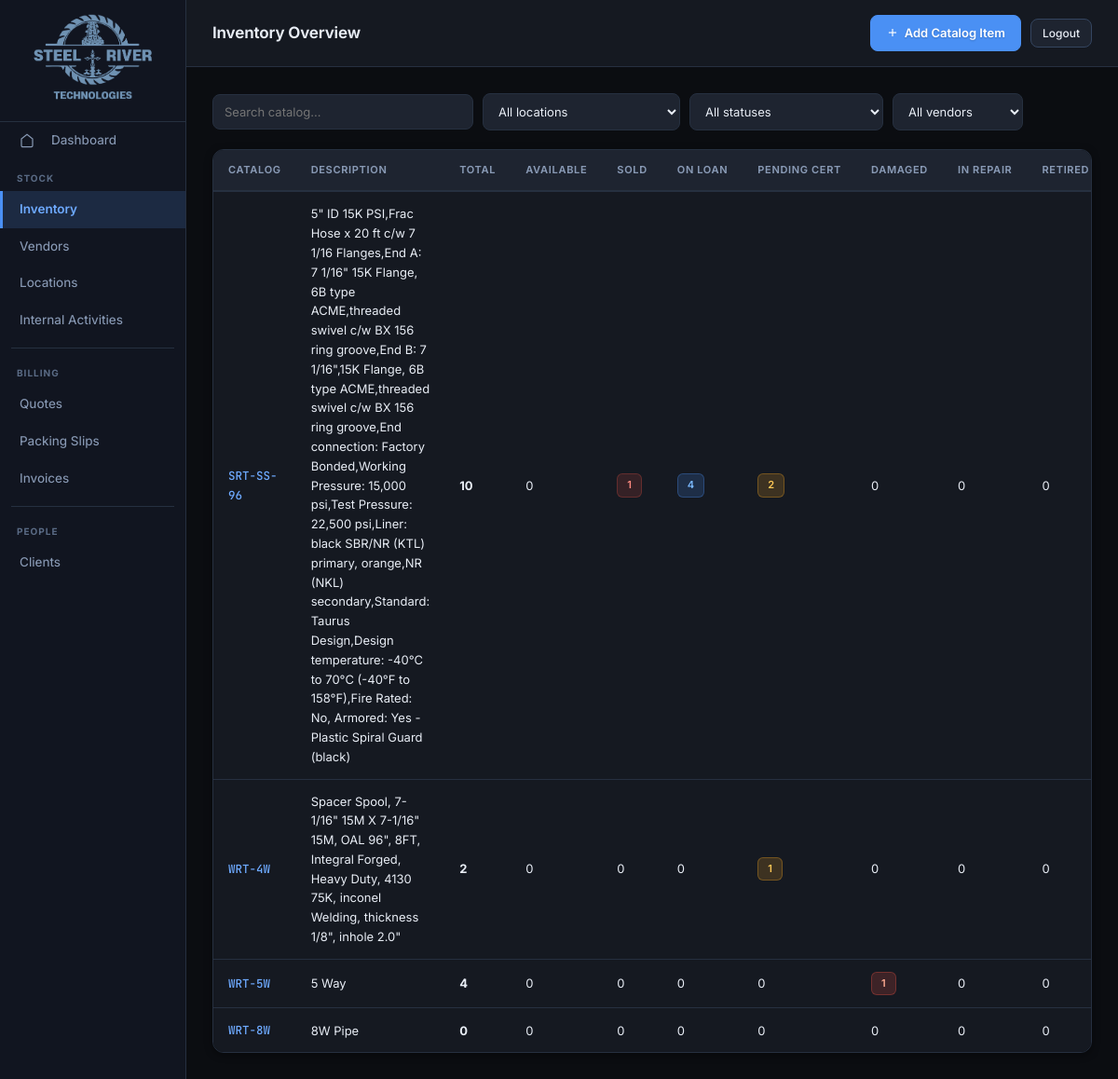
Screenshot of /inventory/ with the database file from the repository.
### tables this page shows
CREATE TABLE PartNumber (
    parts_number    TEXT PRIMARY KEY,
    description     TEXT,
    cost_price      REAL,
    resale_price    REAL,
    rental_price    REAL,
    weight          REAL,
    dimensions      TEXT,
    vendor_name     TEXT REFERENCES Vendor(name)
, created_by TEXT, created_at TEXT, modified_by TEXT, modified_at TEXT);

### app/routes/inventory.py (the view)
@router.get("/", response_class=HTMLResponse)
def inventory_overview(
    request: Request,
    search: str = "",
    location: str = "",
    status: str = "",
    vendor: str = "",
):
    db = get_db()
    q = """
        SELECT
            pn.parts_number,
            pn.description,
            pn.cost_price,
            pn.resale_price,
            pn.rental_price,
            v.name as vendor_name,
            COUNT(p.serial_number) as total_products,
            SUM(CASE WHEN p.status = 'In Stock' THEN 1 ELSE 0 END) as available_count,
            SUM(CASE WHEN p.status = 'Sold' THEN 1 ELSE 0 END) as sold_count,
            SUM(CASE WHEN p.status = 'On Loan' THEN 1 ELSE 0 END) as on_loan_count,
            SUM(CASE WHEN p.status = 'Pending Cert' THEN 1 ELSE 0 END) as pending_count,
            SUM(CASE WHEN p.status = 'Damaged' THEN 1 ELSE 0 END) as damaged_count,
            SUM(CASE WHEN p.status = 'In Repair' THEN 1 ELSE 0 END) as in_repair_count,
            SUM(CASE WHEN p.status = 'Retired / Decommissioned' THEN 1 ELSE 0 END) as retired_count,
            SUM(CASE WHEN p.status = 'Lost' THEN 1 ELSE 0 END) as lost_count,
            GROUP_CONCAT(DISTINCT p.location) as locations
        FROM PartNumber pn
        LEFT JOIN Product p ON pn.parts_number = p.parts_number
        LEFT JOIN Vendor v ON pn.vendor_name = v.name
        WHERE 1=1
    """
    args = []
    if search:
        q += " AND pn.parts_number LIKE ?"
        args.append(f"%{search}%")
    if location:
        q += " AND p.location LIKE ?"
        args.append(f"%{location}%")
    if status:
        q += " AND p.status = ?"
        args.append(status)
    if vendor:
        q += " AND v.name = ?"
        args.append(vendor)
    q += " GROUP BY pn.parts_number ORDER BY pn.parts_number"
    partnumbers = db.execute(q, args).fetchall()
    vendors = db.execute("SELECT * FROM Vendor ORDER BY name").fetchall()
    locations = db.execute("SELECT * FROM Location ORDER BY name").fetchall()
    db.close()
    return templates.TemplateResponse(
        "inventory/list.html",
        {
            "request": request,
            "partnumbers": partnumbers,
            "vendors": vendors,
            "locations": locations,
            "status_options": get_status_options(),
            "search": search,
            "filter_location": location,
            "filter_status": status,
            "filter_vendor": vendor,
        },
    )

### app/templates/inventory/list.html (shortened to what this page needs)
{% extends "base.html" %}
{% block page_title %}Inventory Overview{% endblock %}
{% set active = "inventory" %}
{% block topbar_actions %}
<a href="/inventory/part-number/new" class="btn btn-primary">
  <svg viewBox="0 0 24 24"><line x1="12" y1="5" x2="12" y2="19"/><line x1="5" y1="12" x2="19" y2="12"/></svg>
  Add Catalog Item
</a>
{% endblock %}
{% block content %}
<form method="get" class="search-bar" id="filter-form">
  <input type="text" name="search" placeholder="Search catalog…" value="{{ search }}">
  <select name="location" id="filter-location">
    <option value="">All locations</option>
  </select>
  <select name="status" id="filter-status">
    <option value="">All statuses</option>
  </select>
  <select name="vendor" id="filter-vendor">
    <option value="">All vendors</option>
  </select>
</form>
{% if partnumbers %}
<div class="table-wrap">
<table>
  <thead>
    <tr>
      <th>Catalog</th>
      <th>Description</th>
      <th>Total</th>
      <th>Available</th>
      <th>Sold</th>
      <th>On Loan</th>
      <th>Pending Cert</th>
      <th>Damaged</th>
      <th>In Repair</th>
      <th>Retired</th>
    </tr>
  </thead>
  <tbody>
    {% for pn in partnumbers %}
    <tr>
      <td><a href="/inventory/part-number/{{ pn.parts_number }}" class="doc-num">{{ pn.parts_number }}</a></td>
      <td>{{ pn.description or "—" }}</td>
      <td><strong>{{ pn.total_products or 0 }}</strong></td>
      <td>
        {% if pn.available_count > 0 %}
        <span class="badge badge-available">{{ pn.available_count }}</span>
        {% else %}{{ pn.available_count or 0 }}{% endif %}
      </td>
      <td>
        {% if pn.sold_count > 0 %}
        <span class="badge badge-sold">{{ pn.sold_count }}</span>
        {% else %}{{ pn.sold_count or 0 }}{% endif %}
      </td>
      <td>
        {% if pn.on_loan_count > 0 %}
        <span class="badge badge-on-loan">{{ pn.on_loan_count }}</span>
        {% else %}{{ pn.on_loan_count or 0 }}{% endif %}
      </td>
      <td>
        {% if pn.pending_count > 0 %}
        <span class="badge badge-pending">{{ pn.pending_count }}</span>
        {% else %}{{ pn.pending_count or 0 }}{% endif %}
      </td>
      <td>
        {% if pn.damaged_count > 0 %}
        <span class="badge badge-damaged">{{ pn.damaged_count }}</span>
        {% else %}{{ pn.damaged_count or 0 }}{% endif %}
      </td>
      <td>
        {% if pn.in_repair_count > 0 %}
        <span class="badge badge-in-repair">{{ pn.in_repair_count }}</span>
        {% else %}{{ pn.in_repair_count or 0 }}{% endif %}
      </td>
      <td>
        {% if pn.retired_count > 0 %}
        <span class="badge badge-retired">{{ pn.retired_count }}</span>
        {% else %}{{ pn.retired_count or 0 }}{% endif %}
      </td>
    </tr>
    {% endfor %}
  </tbody>
</table>
</div>
{% else %}
<div class="empty-state">
  No catalog items found.
  <a href="/inventory/part-number/new" style="color:var(--accent)">Add one →</a>
</div>
{% endif %}
{% endblock %}

### app/static/css/main.css (style rules this page uses)
:root { --bg: #0b0d11; --surface: #151921; --surface2: #1e2430; --surface3: #283040; --surface-hover:#263040; --sidebar-bg: #111520; --sidebar-hover:#1a2235; --sidebar-active:#1c2a42; --border: #263040; --border2: #344560; --border-light:#45567a; --text: #e8edf5; --text2: #8899b4; --text3: #5a6b85; --text-muted: #3d4e68; --accent: #4a90f4; --accent2: #6eaaff; --accent-bg: rgba(74, 144, 244, 0.12); --accent-border:rgba(74, 144, 244, 0.35); --red: #f05545; --red-soft: #ff8a80; --red-bg: rgba(240, 85, 69, 0.12); --green: #2ecc71; --green-soft: #7defa0; --green-bg: rgba(46, 204, 113, 0.12); --amber: #f5a623; --amber-soft: #ffd166; --amber-bg: rgba(245, 166, 35, 0.12); --purple: #b07af5; --purple-bg: rgba(176, 122, 245, 0.12); --cyan: #26d9e6; --cyan-bg: rgba(38, 217, 230, 0.12); --font: 'Inter', system-ui, -apple-system, sans-serif; --mono: 'JetBrains Mono', 'Consolas', monospace; --radius: 8px; --radius-lg: 12px; --radius-xl: 16px; --shadow: 0 2px 8px rgba(0,0,0,0.4); --shadow-lg: 0 8px 24px rgba(0,0,0,0.5); --shadow-glow: 0 0 24px rgba(74, 144, 244, 0.15); --transition-fast: 0.15s cubic-bezier(0.4, 0, 0.2, 1); --transition: 0.2s cubic-bezier(0.4, 0, 0.2, 1); }
*, *::before, *::after { box-sizing: border-box; margin: 0; padding: 0; }
html, body { height: 100%; background: var(--bg); color: var(--text); font-family: var(--font); font-size: 14px; line-height: 1.6; -webkit-font-smoothing: antialiased; -moz-osx-font-smoothing: grayscale; }
a { color: var(--accent2); text-decoration: none; transition: color var(--transition-fast); }
.btn { display: inline-flex; align-items: center; gap: 6px; padding: 8px 16px; font-size: 13px; font-family: var(--font); font-weight: 500; border-radius: var(--radius); cursor: pointer; border: 1px solid var(--border2); background: var(--surface2); color: var(--text); text-decoration: none; transition: all var(--transition); white-space: nowrap; }
.btn-primary { background: var(--accent); border-color: var(--accent); color: #fff; font-weight: 600; text-shadow: 0 1px 2px rgba(0,0,0,0.2); }
.btn svg { width: 14px; height: 14px; stroke: currentColor; fill: none; stroke-width: 2; }
.table-wrap { overflow-x: auto; border: 1px solid var(--border); border-radius: var(--radius-lg); background: var(--surface); box-shadow: var(--shadow); }
table { width: 100%; border-collapse: collapse; }
thead th { background: var(--surface2); color: var(--text2); font-size: 11px; font-weight: 650; letter-spacing: 0.06em; text-transform: uppercase; padding: 13px 16px; text-align: left; border-bottom: 2px solid var(--border); white-space: nowrap; }
tbody tr { border-bottom: 1px solid var(--border); transition: background var(--transition-fast); }
tbody tr:last-child { border-bottom: none; }
tbody td { padding: 13px 16px; font-size: 13px; color: var(--text); vertical-align: middle; }
td a { color: var(--accent2); text-decoration: none; font-weight: 500; }
input[type=text], input[type=number], input[type=date], input[type=email], select, textarea { background: var(--surface2); border: 1px solid var(--border); border-radius: var(--radius); color: var(--text); font-family: var(--font); font-size: 13px; padding: 10px 12px; width: 100%; transition: all var(--transition); }
select option { background: var(--surface2); }
.badge { display: inline-flex; align-items: center; padding: 3px 10px; font-size: 11px; font-weight: 600; border-radius: 6px; white-space: nowrap; letter-spacing: 0.02em; transition: transform var(--transition-fast); }
.badge-pending { background: rgba(245,166,35, 0.18); color: #ffc957; border: 1px solid rgba(245,166,35, 0.3); }
.badge-on-loan { background: rgba(74,144,244, 0.18); color: #7ab8ff; border: 1px solid rgba(74,144,244, 0.3); }
.badge-sold { background: rgba(240,85,69, 0.15); color: #ff8a80; border: 1px solid rgba(240,85,69, 0.25); }
.badge-damaged { background: rgba(240,85,69, 0.18); color: #ffab91; border: 1px solid rgba(240,85,69, 0.3); }
.doc-num { font-family: var(--mono); font-size: 12.5px; color: var(--accent2); font-weight: 500; }
.search-bar { display: flex; gap: 10px; align-items: center; margin-bottom: 20px; flex-wrap: wrap; }
.search-bar input[type=text] { max-width: 280px; }
.search-bar select { width: auto; min-width: 140px; }

### rows the page displays
PartNumber: parts_number "SRT-SS-96", description "5\" ID 15K PSI,Frac Hose x 20 ft c/w 7 1/16 Flanges,End A: 7 1/16\" 15K Flange, 6B type ACME,threaded swivel c/w BX 156 ring groove,End B: 7 1/16\",15K Flange, 6B type ACME,threaded swivel c/w BX 156 ring groove,End connection: Factory Bonded,Working Pressure: 15,000 psi,Test Pressure: 22,500 psi,Liner: black SBR/NR (KTL) primary, orange,NR (NKL) secondary,Standard: Taurus Design,Design temperature: -40°C to 70°C (-40°F to 158°F),Fire Rated: No, Armored: Yes - Plastic Spiral Guard (black)", total_products "10", available_count "0", sold_count "1", on_loan_count "4", pending_count "2", damaged_count "0", in_repair_count "0", retired_count "0"
PartNumber: parts_number "WRT-4W", description "Spacer Spool, 7-1/16\" 15M X 7-1/16\" 15M, OAL 96\", 8FT, Integral Forged, Heavy Duty, 4130 75K, inconel Welding, thickness 1/8\", inhole 2.0\"", total_products "2", available_count "0", sold_count "0", on_loan_count "0", pending_count "1", damaged_count "0", in_repair_count "0", retired_count "0"
PartNumber: parts_number "WRT-5W", description "5 Way", total_products "4", available_count "0", sold_count "0", on_loan_count "0", pending_count "0", damaged_count "1", in_repair_count "0", retired_count "0"
PartNumber: parts_number "WRT-8W", description "8W Pipe", total_products "0", available_count "0", sold_count "0", on_loan_count "0", pending_count "0", damaged_count "0", in_repair_count "0", retired_count "0"
